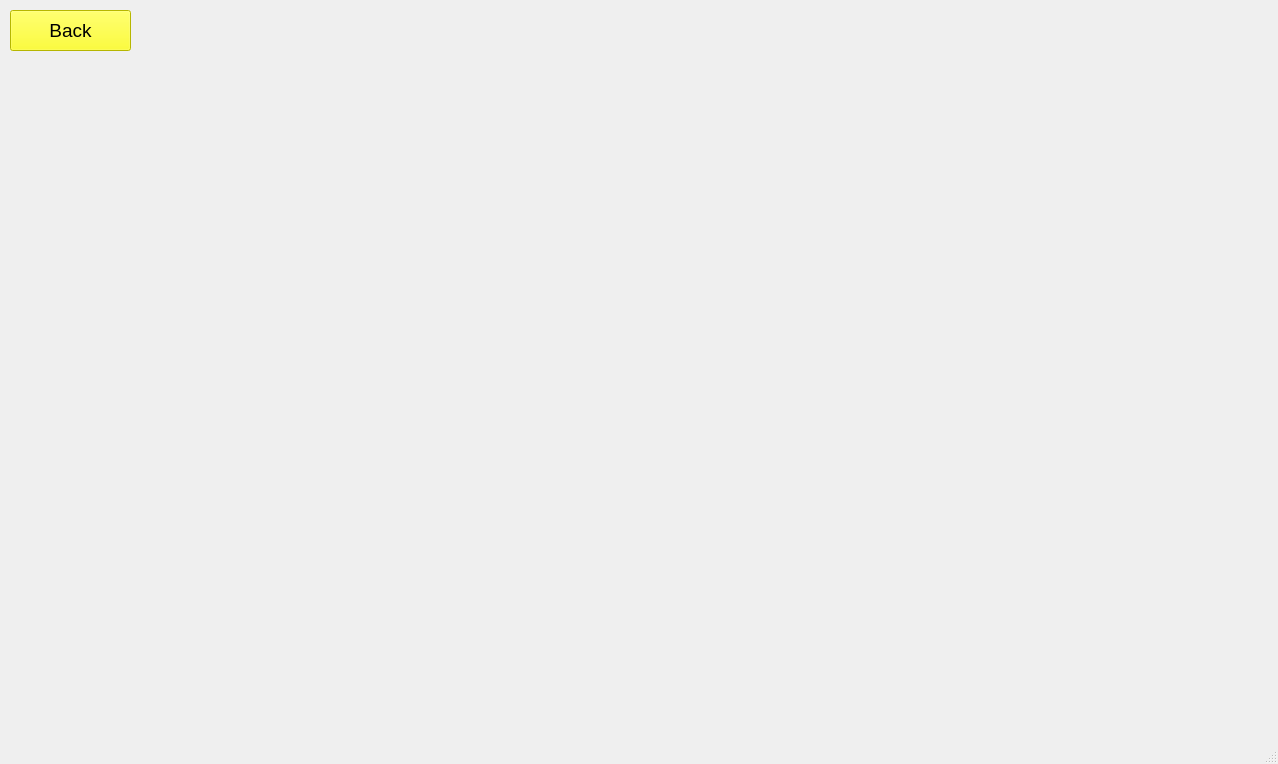
<?xml version="1.0" encoding="UTF-8"?>
<ui version="4.0">
 <class>Gallery</class>
 <widget class="QMainWindow" name="Gallery">
  <property name="geometry">
   <rect>
    <x>0</x>
    <y>0</y>
    <width>1278</width>
    <height>764</height>
   </rect>
  </property>
  <property name="windowTitle">
   <string>MainWindow</string>
  </property>
  <property name="styleSheet">
   <string notr="true"/>
  </property>
  <widget class="QWidget" name="centralwidget">
   <widget class="QPushButton" name="pushButton">
    <property name="geometry">
     <rect>
      <x>10</x>
      <y>10</y>
      <width>121</width>
      <height>41</height>
     </rect>
    </property>
    <property name="font">
     <font>
      <pointsize>14</pointsize>
     </font>
    </property>
    <property name="styleSheet">
     <string notr="true">background-color: rgb(255, 255, 0);</string>
    </property>
    <property name="text">
     <string>Back</string>
    </property>
    <property name="icon">
     <iconset theme="QIcon::ThemeIcon::GoPrevious"/>
    </property>
    <property name="iconSize">
     <size>
      <width>30</width>
      <height>30</height>
     </size>
    </property>
   </widget>
  </widget>
  <widget class="QMenuBar" name="menubar">
   <property name="geometry">
    <rect>
     <x>0</x>
     <y>0</y>
     <width>1278</width>
     <height>26</height>
    </rect>
   </property>
  </widget>
  <widget class="QStatusBar" name="statusbar"/>
 </widget>
 <resources/>
 <connections>
  <connection>
   <sender>pushButton</sender>
   <signal>clicked()</signal>
   <receiver>Gallery</receiver>
   <slot>close()</slot>
   <hints>
    <hint type="sourcelabel">
     <x>109</x>
     <y>69</y>
    </hint>
    <hint type="destinationlabel">
     <x>122</x>
     <y>135</y>
    </hint>
   </hints>
  </connection>
 </connections>
</ui>
